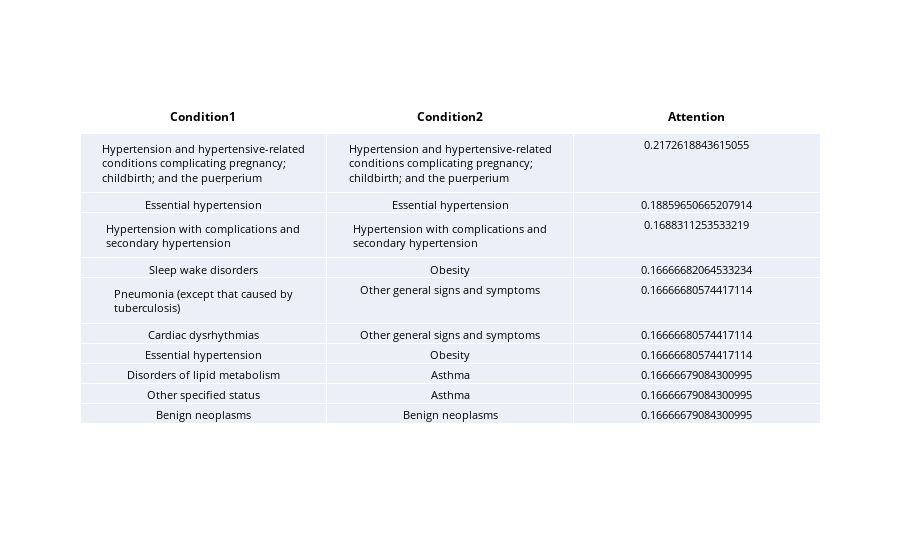

The code cell stored with this chart in its notebook:
### Code cell
from operator import itemgetter
finalcombs = dict([(k, v / n) for k, (v, n) in token_combs.items()])
N = 10
res = dict(sorted(finalcombs.items(), key = itemgetter(1), reverse = True)[:N])

newrep = {'Condition1':[], 'Condition2':[], 'Attention': []}
for key, prob in res.items():
    code1, code2 = key.split(',')
    code1desc = mimicdiagcodes[code1]
    code2desc = mimicdiagcodes[code2]
    newrep['Condition1'].append(code1desc)
    newrep['Condition2'].append(code2desc)
    newrep['Attention'].append(prob)
df = pd.DataFrame(newrep)
fig = go.Figure(data=[go.Table(
  header=dict(
    values=["<b>Condition1</b>", "<b>Condition2</b>", "<b>Attention</b>"],
    line_color='white', fill_color='white',
    align='center', font=dict(color='black', size=12)
  ),
  cells=dict(
    values=[df.Condition1, df.Condition2, df.Attention],
    align='center', font=dict(color='black', size=11)
  ))
])

fig.show()

### Figure 1 — Plotly figure (JSON) as saved in the notebook; plotly's stock layout.template omitted (floating-point values rounded to 4 significant figures)
{"data": [{"cells": {"align": "center", "font": {"color": "black", "size": 11}, "values": [["Hypertension and hypertensive-related conditions complicating pregnancy; childbirth; and the puerperium", "Essential hypertension", "Hypertension with complications and secondary hypertension", "Sleep wake disorders", "Pneumonia (except that caused by tuberculosis)", "Cardiac dysrhythmias", "Essential hypertension", "Disorders of lipid metabolism", "Other specified status", "Benign neoplasms"], ["Hypertension and hypertensive-related conditions complicating pregnancy; childbirth; and the puerperium", "Essential hypertension", "Hypertension with complications and secondary hypertension", "Obesity", "Other general signs and symptoms", "Other general signs and symptoms", "Obesity", "Asthma", "Asthma", "Benign neoplasms"], [0.2173, 0.1886, 0.1688, 0.1667, 0.1667, 0.1667, 0.1667, 0.1667, 0.1667, 0.1667]]}, "header": {"align": "center", "fill": {"color": "white"}, "font": {"color": "black", "size": 12}, "line": {"color": "white"}, "values": ["<b>Condition1</b>", "<b>Condition2</b>", "<b>Attention</b>"]}, "type": "table"}], "layout": {}}
